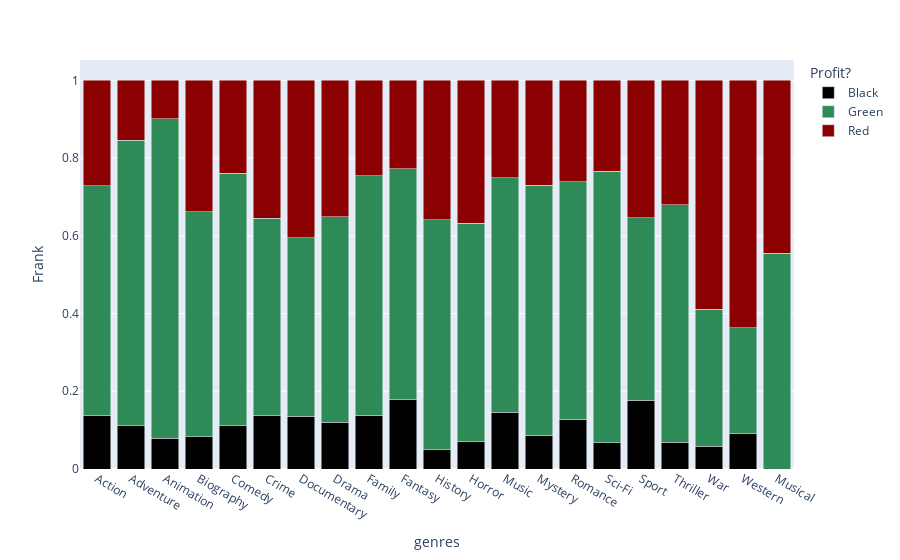

Notebook source saved alongside this figure:
### Code cell
df_stacked = profit_genreDF.groupby(['genres', 'Profit?']).size().reset_index(name='Frank')
df_stacked['Frank'] = df_stacked.groupby('genres')['Frank'].apply(lambda x: x/x.sum())
df_stacked.head()
df_green = df_stacked[df_stacked['Profit?'] == 'Green']
df_stacked.head(20)
px.bar(df_stacked, x = 'genres', y = 'Frank', color = 'Profit?', barmode = 'stack', color_discrete_map = {'Black': 'black', 'Green':'seagreen','Red':'darkred'})

### Figure 1 — Plotly figure (JSON) as saved in the notebook; plotly's stock layout.template omitted (floating-point values rounded to 4 significant figures)
{"data": [{"alignmentgroup": "True", "hovertemplate": "Profit?=Black<br>genres=%{x}<br>Frank=%{y}<extra></extra>", "legendgroup": "Black", "marker": {"color": "black"}, "name": "Black", "offsetgroup": "Black", "orientation": "v", "showlegend": true, "textposition": "auto", "type": "bar", "x": ["Action", "Adventure", "Animation", "Biography", "Comedy", "Crime", "Documentary", "Drama", "Family", "Fantasy", "History", "Horror", "Music", "Mystery", "Romance", "Sci-Fi", "Sport", "Thriller", "War", "Western"], "xaxis": "x", "y": [0.1365, 0.1114, 0.07921, 0.08271, 0.1109, 0.1368, 0.1351, 0.1198, 0.1383, 0.1789, 0.05128, 0.07143, 0.1458, 0.0873, 0.1277, 0.06767, 0.1765, 0.06844, 0.05882, 0.09091], "yaxis": "y"}, {"alignmentgroup": "True", "hovertemplate": "Profit?=Green<br>genres=%{x}<br>Frank=%{y}<extra></extra>", "legendgroup": "Green", "marker": {"color": "seagreen"}, "name": "Green", "offsetgroup": "Green", "orientation": "v", "showlegend": true, "textposition": "auto", "type": "bar", "x": ["Action", "Adventure", "Animation", "Biography", "Comedy", "Crime", "Documentary", "Drama", "Family", "Fantasy", "History", "Horror", "Music", "Musical", "Mystery", "Romance", "Sci-Fi", "Sport", "Thriller", "War", "Western"], "xaxis": "x", "y": [0.5928, 0.7343, 0.8218, 0.5789, 0.6498, 0.5085, 0.4595, 0.5289, 0.617, 0.5935, 0.5897, 0.5604, 0.6042, 0.5556, 0.6429, 0.6117, 0.6992, 0.4706, 0.6122, 0.3529, 0.2727], "yaxis": "y"}, {"alignmentgroup": "True", "hovertemplate": "Profit?=Red<br>genres=%{x}<br>Frank=%{y}<extra></extra>", "legendgroup": "Red", "marker": {"color": "darkred"}, "name": "Red", "offsetgroup": "Red", "orientation": "v", "showlegend": true, "textposition": "auto", "type": "bar", "x": ["Action", "Adventure", "Animation", "Biography", "Comedy", "Crime", "Documentary", "Drama", "Family", "Fantasy", "History", "Horror", "Music", "Musical", "Mystery", "Romance", "Sci-Fi", "Sport", "Thriller", "War", "Western"], "xaxis": "x", "y": [0.2707, 0.1543, 0.09901, 0.3383, 0.2393, 0.3547, 0.4054, 0.3512, 0.2447, 0.2276, 0.359, 0.3681, 0.25, 0.4444, 0.2698, 0.2606, 0.2331, 0.3529, 0.3194, 0.5882, 0.6364], "yaxis": "y"}], "layout": {"barmode": "stack", "legend": {"title": {"text": "Profit?"}, "tracegroupgap": 0}, "margin": {"t": 60}, "xaxis": {"anchor": "y", "domain": [0, 1], "title": {"text": "genres"}}, "yaxis": {"anchor": "x", "domain": [0, 1], "title": {"text": "Frank"}}}}
